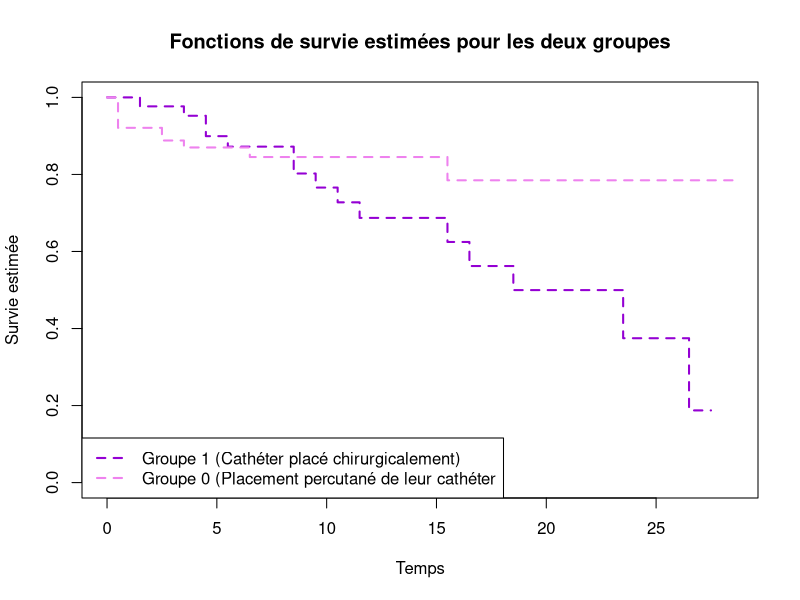

This figure's R source:
## ---- chunk 1
knitr::opts_chunk$set(echo = TRUE)
## ---- chunk 2
data_kidney <- read.table("kidney.txt", header=T)

library(survival)

kidney.fit <- survfit( Surv( time = data_kidney$time, event = data_kidney$delta )
                       ~ data_kidney$type)

plot(kidney.fit, lty = 2,lwd = 2, col=c("darkviolet","violet"), 
     main="Fonctions de survie estimées pour les deux groupes", 
     xlab="Temps", ylab="Survie estimée")

legend("bottomleft", c("Groupe 1 (Cathéter placé chirurgicalement)", 
                       "Groupe 0 (Placement percutané de leur cathéter"), 
       lty=c(2,2), lwd = 2,col=c("darkviolet","violet"))
## ---- chunk 3
estimation_risque_cumulé_NA <- function(data, groupe = 0, type, event) {
  data_type <- data[data[[type]] == groupe, ]
  data_delta <- data_type[data_type[[event]] == 1, ]
  
  temps_uniques <- unique(data_delta$time)
  
  i <- 1
  cumul <- 0
  
  #######################Sortie##########################
  risque_cumul <- numeric(length = length(temps_uniques))  
  nb_à_risque <- numeric(length = length(temps_uniques))  
  nb_de_décès <- numeric(length = length(temps_uniques))   
  ratio <- numeric(length = length(temps_uniques))         
  survie_est <- numeric(length = length(temps_uniques))    
  écart_type <- numeric(length = length(temps_uniques))    
  #######################Sortie##########################
  
  while (i < length(temps_uniques) + 1) {                 
    t_i <- temps_uniques[i]                                
    d_i <- nrow(data_delta[data_delta$time == t_i, ])
    nb_de_décès[i] <- d_i
    y_i <- nrow(data_type[data_type$time >= t_i, ])
    nb_à_risque[i] <- y_i
    ratio[i] <- d_i / y_i
    cumul <- cumul + d_i / y_i
    risque_cumul[i] <- cumul 
    survie_est[i] <- exp(-risque_cumul[i])
    écart_type[i] <- sqrt(survie_est[i]^2 * sum(ratio[1:i] / nb_à_risque[1:i]))
    
    i <- i + 1
  }
  
  temps <- temps_uniques
  nb_à_risque <- as.integer(nb_à_risque)
  nb_de_décès <- as.integer(nb_de_décès)
  return(data.frame(temps, nb_à_risque, nb_de_décès, ratio, 
                    risque_cumul, survie_est, écart_type))
}

shunt.data = read.table( "shunt.txt", header=T)
risque_cumul <- estimation_risque_cumulé_NA(shunt.data, 
                                            groupe=1, 
                                            type = "age", 
                                            event="event")
risque_cumul
## ---- chunk 4
risque_cumul_1 <- estimation_risque_cumulé_NA(data_kidney, 
                                              groupe=1,
                                              type ="type", 
                                              event = "delta")
risque_cumul_1
## ---- chunk 5
risque_cumul_0 <- estimation_risque_cumulé_NA(data_kidney, 
                                              groupe=2,
                                              type ="type", 
                                              event = "delta")
risque_cumul_0
